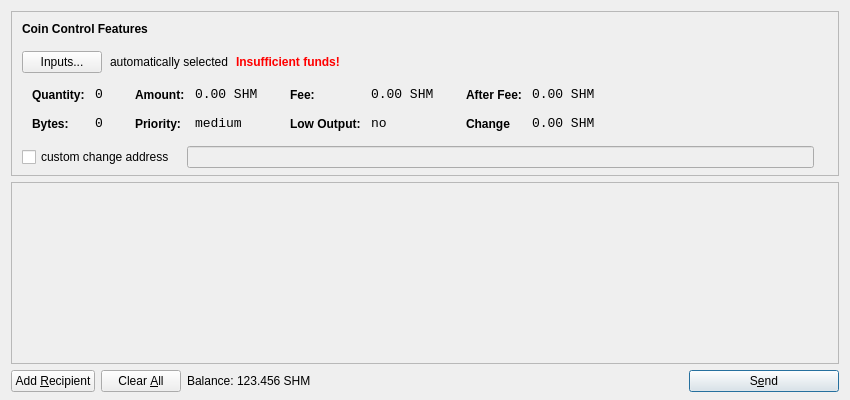
<?xml version="1.0" encoding="UTF-8"?>
<ui version="4.0">
 <class>SendCoinsDialog</class>
 <widget class="QDialog" name="SendCoinsDialog">
  <property name="geometry">
   <rect>
    <x>0</x>
    <y>0</y>
    <width>850</width>
    <height>400</height>
   </rect>
  </property>
  <property name="windowTitle">
   <string>Send Coins</string>
  </property>
  <layout class="QVBoxLayout" name="verticalLayout" stretch="0,1,0">
   <property name="bottomMargin">
    <number>8</number>
   </property>
   <item>
    <widget class="QFrame" name="frameCoinControl">
     <property name="sizePolicy">
      <sizepolicy hsizetype="Expanding" vsizetype="Expanding">
       <horstretch>0</horstretch>
       <verstretch>0</verstretch>
      </sizepolicy>
     </property>
     <property name="maximumSize">
      <size>
       <width>16777215</width>
       <height>16777215</height>
      </size>
     </property>
     <property name="frameShape">
      <enum>QFrame::StyledPanel</enum>
     </property>
     <property name="frameShadow">
      <enum>QFrame::Sunken</enum>
     </property>
     <layout class="QVBoxLayout" name="verticalLayoutCoinControl2">
      <property name="spacing">
       <number>-1</number>
      </property>
      <property name="leftMargin">
       <number>0</number>
      </property>
      <property name="topMargin">
       <number>0</number>
      </property>
      <property name="rightMargin">
       <number>0</number>
      </property>
      <property name="bottomMargin">
       <number>6</number>
      </property>
      <item>
       <layout class="QVBoxLayout" name="verticalLayoutCoinControl" stretch="0,0,0,0,1">
        <property name="spacing">
         <number>0</number>
        </property>
        <property name="leftMargin">
         <number>10</number>
        </property>
        <property name="topMargin">
         <number>10</number>
        </property>
        <item>
         <layout class="QHBoxLayout" name="horizontalLayoutCoinControl1">
          <property name="bottomMargin">
           <number>15</number>
          </property>
          <item>
           <widget class="QLabel" name="labelCoinControlFeatures">
            <property name="sizePolicy">
             <sizepolicy hsizetype="Preferred" vsizetype="Maximum">
              <horstretch>0</horstretch>
              <verstretch>0</verstretch>
             </sizepolicy>
            </property>
            <property name="font">
             <font>
              <weight>75</weight>
              <bold>true</bold>
             </font>
            </property>
            <property name="styleSheet">
             <string notr="true">font-weight:bold;</string>
            </property>
            <property name="text">
             <string>Coin Control Features</string>
            </property>
           </widget>
          </item>
         </layout>
        </item>
        <item>
         <layout class="QHBoxLayout" name="horizontalLayoutCoinControl2" stretch="0,0,0,0">
          <property name="spacing">
           <number>8</number>
          </property>
          <property name="bottomMargin">
           <number>10</number>
          </property>
          <item>
           <widget class="QPushButton" name="pushButtonCoinControl">
            <property name="styleSheet">
             <string notr="true"/>
            </property>
            <property name="text">
             <string>Inputs...</string>
            </property>
           </widget>
          </item>
          <item>
           <widget class="QLabel" name="labelCoinControlAutomaticallySelected">
            <property name="text">
             <string>automatically selected</string>
            </property>
            <property name="margin">
             <number>5</number>
            </property>
           </widget>
          </item>
          <item>
           <widget class="QLabel" name="labelCoinControlInsuffFunds">
            <property name="font">
             <font>
              <weight>75</weight>
              <bold>true</bold>
             </font>
            </property>
            <property name="styleSheet">
             <string notr="true">color:red;font-weight:bold;</string>
            </property>
            <property name="text">
             <string>Insufficient funds!</string>
            </property>
            <property name="margin">
             <number>5</number>
            </property>
           </widget>
          </item>
          <item>
           <spacer name="horizontalSpacerCoinControl">
            <property name="orientation">
             <enum>Qt::Horizontal</enum>
            </property>
            <property name="sizeHint" stdset="0">
             <size>
              <width>40</width>
              <height>1</height>
             </size>
            </property>
           </spacer>
          </item>
         </layout>
        </item>
        <item>
         <widget class="QWidget" name="widgetCoinControl" native="true">
          <property name="sizePolicy">
           <sizepolicy hsizetype="Preferred" vsizetype="Preferred">
            <horstretch>0</horstretch>
            <verstretch>0</verstretch>
           </sizepolicy>
          </property>
          <property name="minimumSize">
           <size>
            <width>0</width>
            <height>0</height>
           </size>
          </property>
          <property name="styleSheet">
           <string notr="true"/>
          </property>
          <layout class="QHBoxLayout" name="horizontalLayoutCoinControl5">
           <property name="margin">
            <number>0</number>
           </property>
           <item>
            <layout class="QHBoxLayout" name="horizontalLayoutCoinControl3" stretch="0,0,0,1">
             <property name="spacing">
              <number>20</number>
             </property>
             <property name="topMargin">
              <number>0</number>
             </property>
             <property name="bottomMargin">
              <number>10</number>
             </property>
             <item>
              <layout class="QFormLayout" name="formLayoutCoinControl1">
               <property name="horizontalSpacing">
                <number>10</number>
               </property>
               <property name="verticalSpacing">
                <number>14</number>
               </property>
               <property name="leftMargin">
                <number>10</number>
               </property>
               <property name="topMargin">
                <number>4</number>
               </property>
               <property name="rightMargin">
                <number>6</number>
               </property>
               <item row="0" column="0">
                <widget class="QLabel" name="labelCoinControlQuantityText">
                 <property name="styleSheet">
                  <string notr="true">font-weight:bold;</string>
                 </property>
                 <property name="text">
                  <string>Quantity:</string>
                 </property>
                 <property name="margin">
                  <number>0</number>
                 </property>
                </widget>
               </item>
               <item row="0" column="1">
                <widget class="QLabel" name="labelCoinControlQuantity">
                 <property name="font">
                  <font>
                   <family>Monospace</family>
                   <pointsize>10</pointsize>
                  </font>
                 </property>
                 <property name="cursor">
                  <cursorShape>IBeamCursor</cursorShape>
                 </property>
                 <property name="contextMenuPolicy">
                  <enum>Qt::ActionsContextMenu</enum>
                 </property>
                 <property name="text">
                  <string>0</string>
                 </property>
                 <property name="margin">
                  <number>0</number>
                 </property>
                 <property name="textInteractionFlags">
                  <set>Qt::LinksAccessibleByMouse|Qt::TextSelectableByKeyboard|Qt::TextSelectableByMouse</set>
                 </property>
                </widget>
               </item>
               <item row="1" column="0">
                <widget class="QLabel" name="labelCoinControlBytesText">
                 <property name="styleSheet">
                  <string notr="true">font-weight:bold;</string>
                 </property>
                 <property name="text">
                  <string>Bytes:</string>
                 </property>
                </widget>
               </item>
               <item row="1" column="1">
                <widget class="QLabel" name="labelCoinControlBytes">
                 <property name="font">
                  <font>
                   <family>Monospace</family>
                   <pointsize>10</pointsize>
                  </font>
                 </property>
                 <property name="cursor">
                  <cursorShape>IBeamCursor</cursorShape>
                 </property>
                 <property name="contextMenuPolicy">
                  <enum>Qt::ActionsContextMenu</enum>
                 </property>
                 <property name="text">
                  <string>0</string>
                 </property>
                 <property name="textInteractionFlags">
                  <set>Qt::LinksAccessibleByMouse|Qt::TextSelectableByKeyboard|Qt::TextSelectableByMouse</set>
                 </property>
                </widget>
               </item>
              </layout>
             </item>
             <item>
              <layout class="QFormLayout" name="formLayoutCoinControl2">
               <property name="horizontalSpacing">
                <number>10</number>
               </property>
               <property name="verticalSpacing">
                <number>14</number>
               </property>
               <property name="leftMargin">
                <number>6</number>
               </property>
               <property name="topMargin">
                <number>4</number>
               </property>
               <property name="rightMargin">
                <number>6</number>
               </property>
               <item row="0" column="0">
                <widget class="QLabel" name="labelCoinControlAmountText">
                 <property name="styleSheet">
                  <string notr="true">font-weight:bold;</string>
                 </property>
                 <property name="text">
                  <string>Amount:</string>
                 </property>
                 <property name="margin">
                  <number>0</number>
                 </property>
                </widget>
               </item>
               <item row="0" column="1">
                <widget class="QLabel" name="labelCoinControlAmount">
                 <property name="font">
                  <font>
                   <family>Monospace</family>
                   <pointsize>10</pointsize>
                  </font>
                 </property>
                 <property name="cursor">
                  <cursorShape>IBeamCursor</cursorShape>
                 </property>
                 <property name="contextMenuPolicy">
                  <enum>Qt::ActionsContextMenu</enum>
                 </property>
                 <property name="text">
                  <string>0.00 SHM</string>
                 </property>
                 <property name="textInteractionFlags">
                  <set>Qt::LinksAccessibleByMouse|Qt::TextSelectableByKeyboard|Qt::TextSelectableByMouse</set>
                 </property>
                </widget>
               </item>
               <item row="1" column="0">
                <widget class="QLabel" name="labelCoinControlPriorityText">
                 <property name="styleSheet">
                  <string notr="true">font-weight:bold;</string>
                 </property>
                 <property name="text">
                  <string>Priority:</string>
                 </property>
                </widget>
               </item>
               <item row="1" column="1">
                <widget class="QLabel" name="labelCoinControlPriority">
                 <property name="font">
                  <font>
                   <family>Monospace</family>
                   <pointsize>10</pointsize>
                  </font>
                 </property>
                 <property name="cursor">
                  <cursorShape>IBeamCursor</cursorShape>
                 </property>
                 <property name="contextMenuPolicy">
                  <enum>Qt::ActionsContextMenu</enum>
                 </property>
                 <property name="text">
                  <string>medium</string>
                 </property>
                 <property name="textInteractionFlags">
                  <set>Qt::LinksAccessibleByMouse|Qt::TextSelectableByKeyboard|Qt::TextSelectableByMouse</set>
                 </property>
                </widget>
               </item>
              </layout>
             </item>
             <item>
              <layout class="QFormLayout" name="formLayoutCoinControl3">
               <property name="horizontalSpacing">
                <number>10</number>
               </property>
               <property name="verticalSpacing">
                <number>14</number>
               </property>
               <property name="leftMargin">
                <number>6</number>
               </property>
               <property name="topMargin">
                <number>4</number>
               </property>
               <property name="rightMargin">
                <number>6</number>
               </property>
               <item row="0" column="0">
                <widget class="QLabel" name="labelCoinControlFeeText">
                 <property name="styleSheet">
                  <string notr="true">font-weight:bold;</string>
                 </property>
                 <property name="text">
                  <string>Fee:</string>
                 </property>
                 <property name="margin">
                  <number>0</number>
                 </property>
                </widget>
               </item>
               <item row="0" column="1">
                <widget class="QLabel" name="labelCoinControlFee">
                 <property name="font">
                  <font>
                   <family>Monospace</family>
                   <pointsize>10</pointsize>
                  </font>
                 </property>
                 <property name="cursor">
                  <cursorShape>IBeamCursor</cursorShape>
                 </property>
                 <property name="contextMenuPolicy">
                  <enum>Qt::ActionsContextMenu</enum>
                 </property>
                 <property name="text">
                  <string>0.00 SHM</string>
                 </property>
                 <property name="textInteractionFlags">
                  <set>Qt::LinksAccessibleByMouse|Qt::TextSelectableByKeyboard|Qt::TextSelectableByMouse</set>
                 </property>
                </widget>
               </item>
               <item row="1" column="0">
                <widget class="QLabel" name="labelCoinControlLowOutputText">
                 <property name="styleSheet">
                  <string notr="true">font-weight:bold;</string>
                 </property>
                 <property name="text">
                  <string>Low Output:</string>
                 </property>
                </widget>
               </item>
               <item row="1" column="1">
                <widget class="QLabel" name="labelCoinControlLowOutput">
                 <property name="font">
                  <font>
                   <family>Monospace</family>
                   <pointsize>10</pointsize>
                  </font>
                 </property>
                 <property name="cursor">
                  <cursorShape>IBeamCursor</cursorShape>
                 </property>
                 <property name="contextMenuPolicy">
                  <enum>Qt::ActionsContextMenu</enum>
                 </property>
                 <property name="text">
                  <string>no</string>
                 </property>
                 <property name="textInteractionFlags">
                  <set>Qt::LinksAccessibleByMouse|Qt::TextSelectableByKeyboard|Qt::TextSelectableByMouse</set>
                 </property>
                </widget>
               </item>
              </layout>
             </item>
             <item>
              <layout class="QFormLayout" name="formLayoutCoinControl4">
               <property name="horizontalSpacing">
                <number>10</number>
               </property>
               <property name="verticalSpacing">
                <number>14</number>
               </property>
               <property name="leftMargin">
                <number>6</number>
               </property>
               <property name="topMargin">
                <number>4</number>
               </property>
               <property name="rightMargin">
                <number>6</number>
               </property>
               <item row="0" column="0">
                <widget class="QLabel" name="labelCoinControlAfterFeeText">
                 <property name="styleSheet">
                  <string notr="true">font-weight:bold;</string>
                 </property>
                 <property name="text">
                  <string>After Fee:</string>
                 </property>
                 <property name="margin">
                  <number>0</number>
                 </property>
                </widget>
               </item>
               <item row="0" column="1">
                <widget class="QLabel" name="labelCoinControlAfterFee">
                 <property name="font">
                  <font>
                   <family>Monospace</family>
                   <pointsize>10</pointsize>
                  </font>
                 </property>
                 <property name="cursor">
                  <cursorShape>IBeamCursor</cursorShape>
                 </property>
                 <property name="contextMenuPolicy">
                  <enum>Qt::ActionsContextMenu</enum>
                 </property>
                 <property name="text">
                  <string>0.00 SHM</string>
                 </property>
                 <property name="textInteractionFlags">
                  <set>Qt::LinksAccessibleByMouse|Qt::TextSelectableByKeyboard|Qt::TextSelectableByMouse</set>
                 </property>
                </widget>
               </item>
               <item row="1" column="0">
                <widget class="QLabel" name="labelCoinControlChangeText">
                 <property name="styleSheet">
                  <string notr="true">font-weight:bold;</string>
                 </property>
                 <property name="text">
                  <string>Change</string>
                 </property>
                </widget>
               </item>
               <item row="1" column="1">
                <widget class="QLabel" name="labelCoinControlChange">
                 <property name="font">
                  <font>
                   <family>Monospace</family>
                   <pointsize>10</pointsize>
                  </font>
                 </property>
                 <property name="cursor">
                  <cursorShape>IBeamCursor</cursorShape>
                 </property>
                 <property name="contextMenuPolicy">
                  <enum>Qt::ActionsContextMenu</enum>
                 </property>
                 <property name="text">
                  <string>0.00 SHM</string>
                 </property>
                 <property name="textInteractionFlags">
                  <set>Qt::LinksAccessibleByMouse|Qt::TextSelectableByKeyboard|Qt::TextSelectableByMouse</set>
                 </property>
                </widget>
               </item>
              </layout>
             </item>
            </layout>
           </item>
          </layout>
         </widget>
        </item>
        <item>
         <layout class="QHBoxLayout" name="horizontalLayoutCoinControl4" stretch="0,0,0">
          <property name="spacing">
           <number>12</number>
          </property>
          <property name="sizeConstraint">
           <enum>QLayout::SetDefaultConstraint</enum>
          </property>
          <property name="topMargin">
           <number>5</number>
          </property>
          <property name="rightMargin">
           <number>5</number>
          </property>
          <item>
           <widget class="QCheckBox" name="checkBoxCoinControlChange">
            <property name="text">
             <string>custom change address</string>
            </property>
           </widget>
          </item>
          <item>
           <widget class="QLineEdit" name="lineEditCoinControlChange">
            <property name="enabled">
             <bool>false</bool>
            </property>
            <property name="sizePolicy">
             <sizepolicy hsizetype="Expanding" vsizetype="Fixed">
              <horstretch>0</horstretch>
              <verstretch>0</verstretch>
             </sizepolicy>
            </property>
           </widget>
          </item>
          <item>
           <widget class="QLabel" name="labelCoinControlChangeLabel">
            <property name="sizePolicy">
             <sizepolicy hsizetype="Preferred" vsizetype="Expanding">
              <horstretch>0</horstretch>
              <verstretch>0</verstretch>
             </sizepolicy>
            </property>
            <property name="minimumSize">
             <size>
              <width>0</width>
              <height>0</height>
             </size>
            </property>
            <property name="text">
             <string/>
            </property>
            <property name="margin">
             <number>3</number>
            </property>
           </widget>
          </item>
         </layout>
        </item>
        <item>
         <spacer name="verticalSpacerCoinControl">
          <property name="orientation">
           <enum>Qt::Vertical</enum>
          </property>
          <property name="sizeHint" stdset="0">
           <size>
            <width>800</width>
            <height>1</height>
           </size>
          </property>
         </spacer>
        </item>
       </layout>
      </item>
     </layout>
    </widget>
   </item>
   <item>
    <widget class="QScrollArea" name="scrollArea">
     <property name="widgetResizable">
      <bool>true</bool>
     </property>
     <widget class="QWidget" name="scrollAreaWidgetContents">
      <property name="geometry">
       <rect>
        <x>0</x>
        <y>0</y>
        <width>830</width>
        <height>165</height>
       </rect>
      </property>
      <layout class="QVBoxLayout" name="verticalLayout_2">
       <property name="margin">
        <number>0</number>
       </property>
       <item>
        <layout class="QVBoxLayout" name="entries">
         <property name="spacing">
          <number>6</number>
         </property>
        </layout>
       </item>
       <item>
        <spacer name="verticalSpacer">
         <property name="orientation">
          <enum>Qt::Vertical</enum>
         </property>
         <property name="sizeHint" stdset="0">
          <size>
           <width>20</width>
           <height>40</height>
          </size>
         </property>
        </spacer>
       </item>
      </layout>
     </widget>
    </widget>
   </item>
   <item>
    <layout class="QHBoxLayout" name="horizontalLayout">
     <item>
      <widget class="QPushButton" name="addButton">
       <property name="toolTip">
        <string>Send to multiple recipients at once</string>
       </property>
       <property name="text">
        <string>Add &amp;Recipient</string>
       </property>
       <property name="icon">
        <iconset resource="../bitcoin.qrc">
         <normaloff>:/icons/add</normaloff>:/icons/add</iconset>
       </property>
       <property name="autoDefault">
        <bool>false</bool>
       </property>
      </widget>
     </item>
     <item>
      <widget class="QPushButton" name="clearButton">
       <property name="sizePolicy">
        <sizepolicy hsizetype="Minimum" vsizetype="Fixed">
         <horstretch>0</horstretch>
         <verstretch>0</verstretch>
        </sizepolicy>
       </property>
       <property name="toolTip">
        <string>Remove all transaction fields</string>
       </property>
       <property name="text">
        <string>Clear &amp;All</string>
       </property>
       <property name="icon">
        <iconset resource="../bitcoin.qrc">
         <normaloff>:/icons/remove</normaloff>:/icons/remove</iconset>
       </property>
       <property name="autoRepeatDelay">
        <number>300</number>
       </property>
       <property name="autoDefault">
        <bool>false</bool>
       </property>
      </widget>
     </item>
     <item>
      <layout class="QHBoxLayout" name="horizontalLayout_2">
       <property name="spacing">
        <number>3</number>
       </property>
       <item>
        <widget class="QLabel" name="label">
         <property name="sizePolicy">
          <sizepolicy hsizetype="Preferred" vsizetype="Fixed">
           <horstretch>0</horstretch>
           <verstretch>0</verstretch>
          </sizepolicy>
         </property>
         <property name="text">
          <string>Balance:</string>
         </property>
        </widget>
       </item>
       <item>
        <widget class="QLabel" name="labelBalance">
         <property name="sizePolicy">
          <sizepolicy hsizetype="Preferred" vsizetype="Fixed">
           <horstretch>0</horstretch>
           <verstretch>0</verstretch>
          </sizepolicy>
         </property>
         <property name="cursor">
          <cursorShape>IBeamCursor</cursorShape>
         </property>
         <property name="text">
          <string>123.456 SHM</string>
         </property>
         <property name="textInteractionFlags">
          <set>Qt::LinksAccessibleByMouse|Qt::TextSelectableByKeyboard|Qt::TextSelectableByMouse</set>
         </property>
        </widget>
       </item>
      </layout>
     </item>
     <item>
      <spacer name="horizontalSpacer">
       <property name="orientation">
        <enum>Qt::Horizontal</enum>
       </property>
       <property name="sizeHint" stdset="0">
        <size>
         <width>40</width>
         <height>20</height>
        </size>
       </property>
      </spacer>
     </item>
     <item>
      <widget class="QPushButton" name="sendButton">
       <property name="minimumSize">
        <size>
         <width>150</width>
         <height>0</height>
        </size>
       </property>
       <property name="toolTip">
        <string>Confirm the send action</string>
       </property>
       <property name="text">
        <string>S&amp;end</string>
       </property>
       <property name="icon">
        <iconset resource="../bitcoin.qrc">
         <normaloff>:/icons/send</normaloff>:/icons/send</iconset>
       </property>
       <property name="default">
        <bool>true</bool>
       </property>
      </widget>
     </item>
    </layout>
   </item>
  </layout>
 </widget>
 <resources>
  <include location="../bitcoin.qrc"/>
 </resources>
 <connections/>
</ui>
